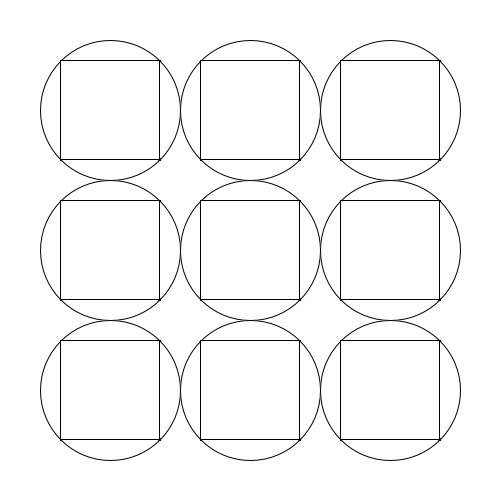
Frame 1 (no input)
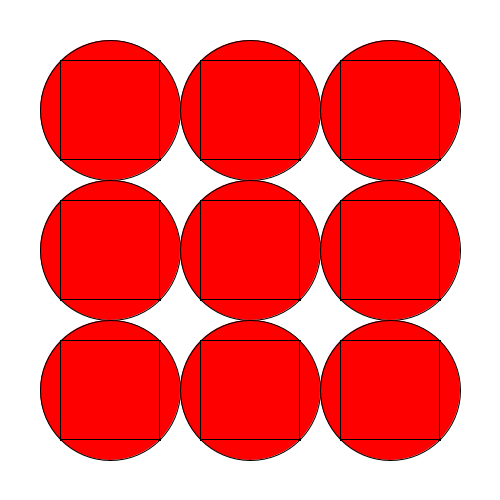
Frame 60 (the mouse pressed at the canvas centre just before this capture)
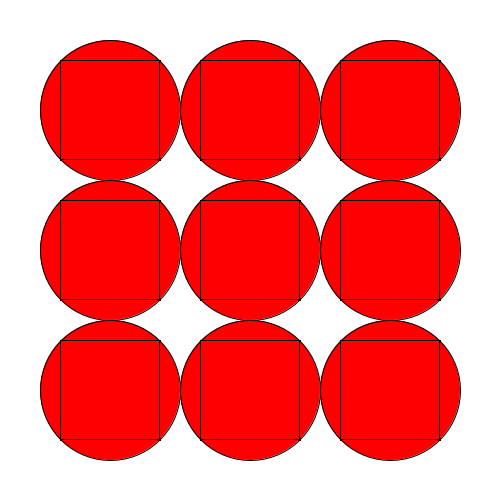
Frame 120 (the mouse held since frame 60 and released just before this capture)

The Processing sketch that drew these frames (run headless with seeded random() and noise(); from frame 60 on, the mouse is pressed at the canvas centre):

// Processing sketch: easing_practice
// ── easing_practice.pde
float time, angle;
int numFrames = 140;

boolean debug = true;

void setup() {
  size(500, 500);
  background(255);
}

void draw() {
  background(255);
  translate(40, 40);
  
  // track time for all squares
  time = map(frameCount, 0, numFrames, 0, 1);
  
  for (int i=0; i<3; i++) {
    for (int j=0; j<3; j++) {
      pushMatrix();
      translate(140*j, 140*i);
      rect(20, 20, 100, 100);
      if (debug)
        ellipse(70, 70, 140, 140);
        
        Quare quare = new Quare(color(255,255,255), color(255,0,0));
//        rect(-10, -10, 20, 20);
        quare.animate();
//      rect((140-70*sqrt(2))/2,(140-70*sqrt(2))/2, 70*sqrt(2), 70*sqrt(2));
      
      popMatrix();
    } 
  }
 
  if (frameCount == numFrames) {
    exit();
  }
}

class Quare {
  color startColor;  // starting color
  color transColor;  // transitioning color
  
  Quare(color sColor, color tColor) {
    startColor = sColor;
    transColor = tColor; 
  }
  
  // animating function - using time global
  void animate() {
    // time constrains
    if (time < 0.15) {
      angle = easeOutQuart(time, 0, -20, 0.15);
    } else {
      float ani2 = map(time, 0.15, 1, 0, 0.85);
      angle = easeOutQuart(ani2, -20, 20+270, 0.85);
    }
    
    // angle constrains
    if (angle < 45) {
      fill(startColor); 
    } else if (angle > 45 && time < 0.5) {  // wow so hacky sack
      fill(colorEase(startColor, transColor, 0.5));
    } else {
      fill(transColor);
    }
    
//    rotate(radians(angle));
    translate(70, 70);
    rect(-(70*sqrt(2)/2),-(70*sqrt(2)/2), 70*sqrt(2), 70*sqrt(2));
  }
}

color colorEase(color current, color target, float duration) {
  float r = easeInOutQuart(time, red(current), red(target)-red(current), duration, 0);
  float g = easeInOutQuart(time, green(current), green(target)-green(current), duration, 0);
  float b = easeInOutQuart(time, blue(current), blue(target)-blue(current), duration, 0);
  return color(r, g, b);
}

float linearTween(float t, float b, float c, float d, float delay) {
  assert delay < d;
  if (time < delay)
    return b;
  else {
    return c*(t-delay)/(d-delay) + b;
  }
}

float easeOutQuart(float t, float b, float c, float d) {
  t /= d;
  t--;
  return -c * (t*t*t*t - 1) + b; 
}

float easeInOutSine(float t, float b, float c, float d) {
  return -c/2 * (cos(PI*t/d) - 1) + b; 
}

float easeInOutExpo(float t, float b, float c, float d, float delay) {
  if (t < delay) {
    return b; 
  } else {
    t = t-delay; d = d-delay;   
    t /= d/2;
    if (t < 1) return c/2 * pow(2, 10*(t-1)) + b;
    t--;
    return c/2 * (-pow(2, -10*t) + 2) + b;
  }
}

float easeInOutQuart(float t, float b, float c, float d, float delay) {
  if (t < delay) {
    return b;
  } else {
    // offset time and duration by delay
    t = t-delay; d = d-delay;
    t /= d/2;
    if (t < 1) return c/2*t*t*t*t + b;
    t -= 2;
    return -c/2 * (t*t*t*t - 2) + b;
  }
}

float easeInOutCirc(float t, float b, float c, float d) {
  t /= d/2;
  if (t < 1) return -c/2 * (sqrt(1 - t*t) - 1) + b;
  t -=2;
  return c/2 * (sqrt(1 - t*t) + 1) + b;
}
